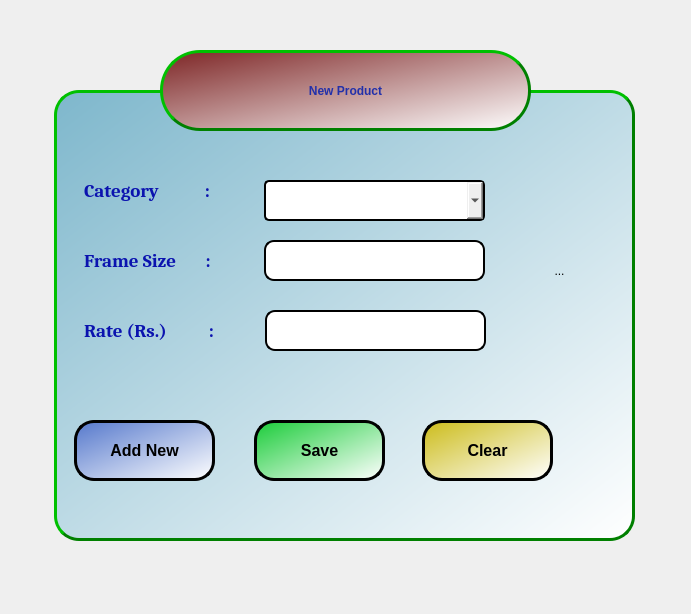
<?xml version="1.0" encoding="UTF-8"?>
<ui version="4.0">
 <class>New_product_dialog</class>
 <widget class="QDialog" name="New_product_dialog">
  <property name="geometry">
   <rect>
    <x>0</x>
    <y>0</y>
    <width>691</width>
    <height>614</height>
   </rect>
  </property>
  <property name="windowTitle">
   <string>Dialog</string>
  </property>
  <property name="styleSheet">
   <string notr="true">#New_product_dialog{background-image: url(:/Images/pexels-photo-949587.jpeg);}</string>
  </property>
  <widget class="QFrame" name="Add_prod_frame">
   <property name="geometry">
    <rect>
     <x>54</x>
     <y>90</y>
     <width>581</width>
     <height>451</height>
    </rect>
   </property>
   <property name="styleSheet">
    <string notr="true">#Add_prod_frame{background-color:qlineargradient(spread:pad, x1:0, y1:0, x2:1, y2:1, stop:0 rgba(126, 183, 204, 255), stop:1 rgba(255, 255, 255, 255));
	
border-radius:25px;
border-style:outset;
border-width:3px;
border-color:green;}</string>
   </property>
   <property name="frameShape">
    <enum>QFrame::StyledPanel</enum>
   </property>
   <property name="frameShadow">
    <enum>QFrame::Raised</enum>
   </property>
   <widget class="QLabel" name="category_label">
    <property name="geometry">
     <rect>
      <x>30</x>
      <y>80</y>
      <width>191</width>
      <height>41</height>
     </rect>
    </property>
    <property name="font">
     <font>
      <family>Cambria</family>
      <pointsize>14</pointsize>
      <weight>75</weight>
      <italic>false</italic>
      <bold>true</bold>
     </font>
    </property>
    <property name="styleSheet">
     <string notr="true">font: 75 14pt &quot;Cambria&quot;;
font:bold;
color: rgb(11, 19, 175);
</string>
    </property>
    <property name="text">
     <string>Category           :</string>
    </property>
    <property name="wordWrap">
     <bool>false</bool>
    </property>
    <property name="margin">
     <number>2</number>
    </property>
    <property name="indent">
     <number>-1</number>
    </property>
   </widget>
   <widget class="QLabel" name="frame_size_label">
    <property name="geometry">
     <rect>
      <x>30</x>
      <y>150</y>
      <width>191</width>
      <height>41</height>
     </rect>
    </property>
    <property name="font">
     <font>
      <family>Cambria</family>
      <pointsize>14</pointsize>
      <weight>75</weight>
      <italic>false</italic>
      <bold>true</bold>
     </font>
    </property>
    <property name="styleSheet">
     <string notr="true">font: 75 14pt &quot;Cambria&quot;;
font:bold;
color: rgb(11, 19, 175);
</string>
    </property>
    <property name="text">
     <string>Frame Size       :</string>
    </property>
    <property name="wordWrap">
     <bool>false</bool>
    </property>
    <property name="margin">
     <number>2</number>
    </property>
    <property name="indent">
     <number>-1</number>
    </property>
   </widget>
   <widget class="QLabel" name="rate_label">
    <property name="geometry">
     <rect>
      <x>30</x>
      <y>220</y>
      <width>191</width>
      <height>41</height>
     </rect>
    </property>
    <property name="font">
     <font>
      <family>Cambria</family>
      <pointsize>14</pointsize>
      <weight>75</weight>
      <italic>false</italic>
      <bold>true</bold>
     </font>
    </property>
    <property name="styleSheet">
     <string notr="true">font: 75 14pt &quot;Cambria&quot;;
font:bold;
color: rgb(11, 19, 175);
</string>
    </property>
    <property name="text">
     <string>Rate (Rs.)          :</string>
    </property>
    <property name="wordWrap">
     <bool>false</bool>
    </property>
    <property name="margin">
     <number>2</number>
    </property>
    <property name="indent">
     <number>-1</number>
    </property>
   </widget>
   <widget class="QComboBox" name="combo_box">
    <property name="geometry">
     <rect>
      <x>210</x>
      <y>90</y>
      <width>221</width>
      <height>41</height>
     </rect>
    </property>
    <property name="styleSheet">
     <string notr="true">border-radius:5px;
border-style:outset;
border-width:2px;
border-color:black;
font: 11pt &quot;Cambria&quot;;
font:bold;</string>
    </property>
    <property name="editable">
     <bool>false</bool>
    </property>
    <property name="iconSize">
     <size>
      <width>20</width>
      <height>20</height>
     </size>
    </property>
   </widget>
   <widget class="QLineEdit" name="frame_size_le">
    <property name="geometry">
     <rect>
      <x>210</x>
      <y>150</y>
      <width>221</width>
      <height>41</height>
     </rect>
    </property>
    <property name="styleSheet">
     <string notr="true">border-radius:10px;
border-style:outset;
border-width:2px;
border-color:black;
font: 11pt &quot;Cambria&quot;;
font:bold</string>
    </property>
    <property name="echoMode">
     <enum>QLineEdit::Normal</enum>
    </property>
   </widget>
   <widget class="QLineEdit" name="rate_le">
    <property name="geometry">
     <rect>
      <x>211</x>
      <y>220</y>
      <width>221</width>
      <height>41</height>
     </rect>
    </property>
    <property name="styleSheet">
     <string notr="true">border-radius:10px;
border-style:outset;
border-width:2px;
border-color:black;
font: 11pt &quot;Cambria&quot;;
font:bold</string>
    </property>
    <property name="echoMode">
     <enum>QLineEdit::Normal</enum>
    </property>
   </widget>
   <widget class="QPushButton" name="save_btn">
    <property name="geometry">
     <rect>
      <x>200</x>
      <y>330</y>
      <width>131</width>
      <height>61</height>
     </rect>
    </property>
    <property name="font">
     <font>
      <pointsize>12</pointsize>
      <weight>75</weight>
      <italic>false</italic>
      <bold>true</bold>
     </font>
    </property>
    <property name="styleSheet">
     <string notr="true">background-color:qlineargradient(spread:pad, x1:0, y1:0, x2:1, y2:1, stop:0 rgba(26, 204, 57, 255), stop:1 rgba(255, 255, 255, 255));
border-radius:20px;
border-style:outset;
border-width:3px;
border-color:black;
font:bold;</string>
    </property>
    <property name="text">
     <string>Save</string>
    </property>
   </widget>
   <widget class="QPushButton" name="clear_btn">
    <property name="geometry">
     <rect>
      <x>368</x>
      <y>330</y>
      <width>131</width>
      <height>61</height>
     </rect>
    </property>
    <property name="font">
     <font>
      <pointsize>12</pointsize>
      <weight>75</weight>
      <italic>false</italic>
      <bold>true</bold>
     </font>
    </property>
    <property name="styleSheet">
     <string notr="true">background-color: qlineargradient(spread:pad, x1:0, y1:0, x2:1, y2:1, stop:0 rgba(204, 188, 26, 255), stop:1 rgba(255, 255, 255, 255));
border-radius:20px;
border-style:outset;
border-width:3px;
border-color:black;
font:bold;</string>
    </property>
    <property name="text">
     <string>Clear</string>
    </property>
   </widget>
   <widget class="QPushButton" name="add_btn">
    <property name="geometry">
     <rect>
      <x>20</x>
      <y>330</y>
      <width>141</width>
      <height>61</height>
     </rect>
    </property>
    <property name="font">
     <font>
      <pointsize>12</pointsize>
      <weight>75</weight>
      <italic>false</italic>
      <bold>true</bold>
     </font>
    </property>
    <property name="styleSheet">
     <string notr="true">background-color:qlineargradient(spread:pad, x1:0, y1:0, x2:1, y2:1, stop:0 rgba(85, 120, 204, 255), stop:1 rgba(255, 255, 255, 255));
border-radius:20px;
border-style:outset;
border-width:3px;
border-color:black;
font:bold;</string>
    </property>
    <property name="text">
     <string>Add New</string>
    </property>
   </widget>
   <widget class="QToolButton" name="toolButton">
    <property name="geometry">
     <rect>
      <x>435</x>
      <y>110</y>
      <width>141</width>
      <height>141</height>
     </rect>
    </property>
    <property name="styleSheet">
     <string notr="true">
border-radius:50px;
border-style:outset;
border-width:0px;
border-color:white;
</string>
    </property>
    <property name="text">
     <string>...</string>
    </property>
    <property name="icon">
     <iconset>
      <normaloff>images/images.jpg</normaloff>images/images.jpg</iconset>
    </property>
    <property name="iconSize">
     <size>
      <width>140</width>
      <height>140</height>
     </size>
    </property>
   </widget>
  </widget>
  <widget class="QToolButton" name="toolButton_2">
   <property name="geometry">
    <rect>
     <x>160</x>
     <y>50</y>
     <width>371</width>
     <height>81</height>
    </rect>
   </property>
   <property name="styleSheet">
    <string notr="true">background-color: qlineargradient(spread:pad, x1:0, y1:0, x2:1, y2:1, stop:0 rgba(125, 37, 37, 255), stop:1 rgba(255, 255, 255, 255));
font: 75 16pt &quot;Cambria&quot;;
font: Bold;
color: rgb(34, 48, 170);
border-radius:40px;
border-style:outset;
border-width:3px;
border-color:green;</string>
   </property>
   <property name="text">
    <string>New Product</string>
   </property>
  </widget>
 </widget>
 <resources>
  <include location="images/Vasa.qrc"/>
 </resources>
 <connections/>
</ui>
